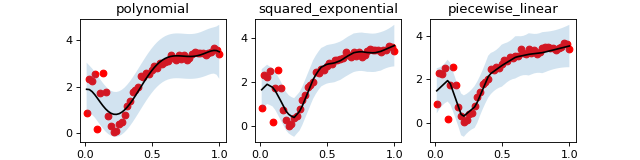

This chart was generated by the following Python code:
import matplotlib.pyplot as plt
import numpy as np

import gammy
from gammy.arraymapper import x
from gammy.models.bayespy import GAM

# Data
input_data = np.linspace(0.01, 1, 50)
y = (
    1.3 + np.sin(1 / input_data) * np.exp(input_data) +
    0.1 * np.random.randn(50)
)

models = {
    # Polynomial model
    "polynomial": GAM(
        gammy.Polynomial(degrees=range(7))(x)
    ).fit(input_data, y),
    # Smooth Gaussian process model
    "squared_exponential": GAM(
        gammy.Scalar() * x +
        gammy.ExpSquared1d(
            grid=np.arange(0, 1, 0.05),
            corrlen=0.1,
            sigma=2
        )(x)
    ).fit(input_data, y),
    # Piecewise linear model
    "piecewise_linear": GAM(
        gammy.WhiteNoise1d(
            grid=np.arange(0, 1, 0.1),
            sigma=1
        )(x)
    ).fit(input_data, y)
}

# -----------------------------------------
# Posterior predictive confidence intervals
# -----------------------------------------
(fig, axs) = plt.subplots(1, 3, figsize=(8, 2))
for ((name, model), ax) in zip(models.items(), axs):
    # Posterior predictive mean and variance
    (μ, σ) = model.predict_variance(input_data)
    ax.scatter(input_data, y, color="r")
    ax.plot(input_data, model.predict(input_data), color="k")
    ax.fill_between(
        input_data,
        μ - 2 * np.sqrt(σ),
        μ + 2 * np.sqrt(σ),
        alpha=0.2
    )
    ax.set_title(name)

# ---------------------
# Posterior covariances
# ---------------------
(fig, axs) = plt.subplots(1, 3, figsize=(8, 2))
for ((name, model), ax) in zip(models.items(), axs):
    (ax, im) = gammy.plot.covariance_plot(
        model, ax=ax, cmap="rainbow"
    )
    ax.set_title(name)
